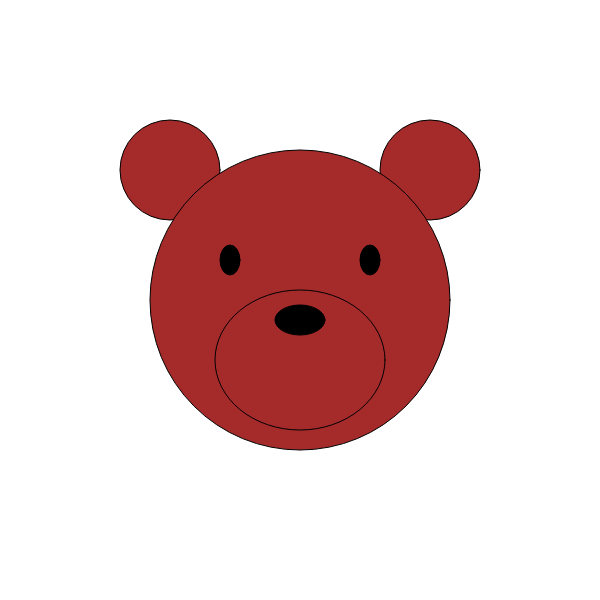
Frame 1 (no input)
Frame 60 (no input): identical to frame 1, image omitted
Frame 120 (the mouse pressed at the canvas centre since frame 60): identical to frame 1, image omitted

The p5.js sketch that drew this single still picture (run headless with seeded random() and noise() and a simulated clock; from frame 60 on, the mouse is pressed at the canvas centre):

// p5.js sketch
// ── sketch.js
let x = 120;
let y = 120;

function setup() {
    createCanvas(600,600);
}

function draw() {
    background(255,255,255);
    
    let offsetX = 0;
    let offsetY = 0;

    if (keyIsDown(87)) {
        y -= 5;
        offsetY = -5;
    }

    if (keyIsDown(65)) {
        x -= 5;
        offsetX = -5;
    }

    if (keyIsDown(83)) {
        y += 5;
        offsetY = 5;
    }

    if (keyIsDown(68)) {
        x += 5;
        offsetX = 5;
    }
    
    drawChar(x,y,offsetX,offsetY);
}

function drawChar(x,y,offsetX,offsetY) {
    fill('brown');
    ellipse(x + 50, y + 50, 100, 100);
    ellipse(x + 310, y + 50, 100, 100);
    ellipse(x + 180, y + 180, 300, 300);
    ellipse(x + 180, y + 240, 170, 140);
    fill(0);
    ellipse(x + 110, y + 140, 20, 30);
    ellipse(x + 250, y + 140, 20, 30);
    ellipse(x + 180, y + 200, 50, 30);
    
}
